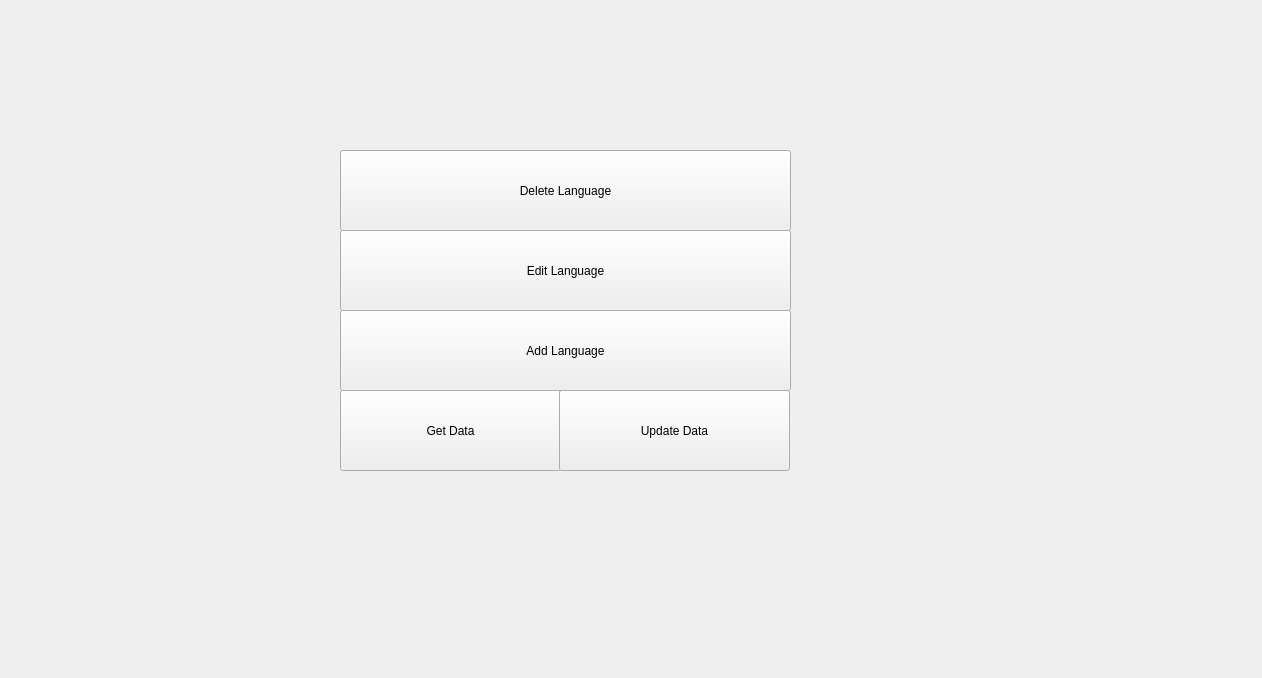
<?xml version="1.0" encoding="UTF-8"?>
<ui version="4.0">
 <class>dbManager</class>
 <widget class="QWidget" name="dbManager">
  <property name="geometry">
   <rect>
    <x>0</x>
    <y>0</y>
    <width>1262</width>
    <height>678</height>
   </rect>
  </property>
  <property name="windowTitle">
   <string>Form</string>
  </property>
  <widget class="QPushButton" name="getData">
   <property name="geometry">
    <rect>
     <x>340</x>
     <y>390</y>
     <width>221</width>
     <height>81</height>
    </rect>
   </property>
   <property name="text">
    <string>Get Data</string>
   </property>
  </widget>
  <widget class="QPushButton" name="updateData">
   <property name="geometry">
    <rect>
     <x>559</x>
     <y>390</y>
     <width>231</width>
     <height>81</height>
    </rect>
   </property>
   <property name="text">
    <string>Update Data</string>
   </property>
  </widget>
  <widget class="QPushButton" name="addLanguage">
   <property name="geometry">
    <rect>
     <x>340</x>
     <y>310</y>
     <width>451</width>
     <height>81</height>
    </rect>
   </property>
   <property name="text">
    <string>Add Language</string>
   </property>
  </widget>
  <widget class="QPushButton" name="editLanguage">
   <property name="geometry">
    <rect>
     <x>340</x>
     <y>230</y>
     <width>451</width>
     <height>81</height>
    </rect>
   </property>
   <property name="text">
    <string>Edit Language</string>
   </property>
  </widget>
  <widget class="QPushButton" name="deleteLanguage">
   <property name="geometry">
    <rect>
     <x>340</x>
     <y>150</y>
     <width>451</width>
     <height>81</height>
    </rect>
   </property>
   <property name="text">
    <string>Delete Language</string>
   </property>
  </widget>
 </widget>
 <resources/>
 <connections/>
</ui>
